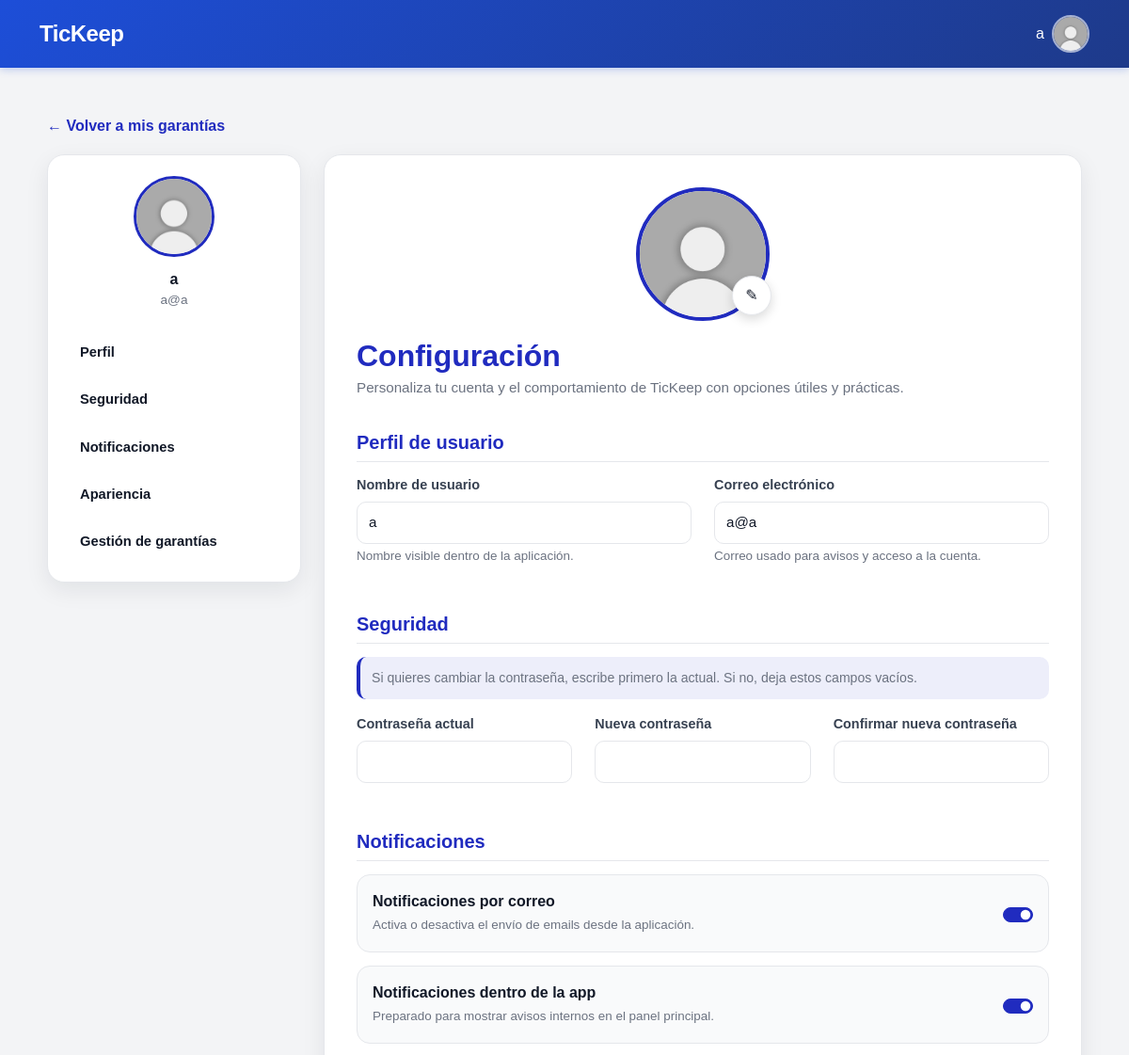
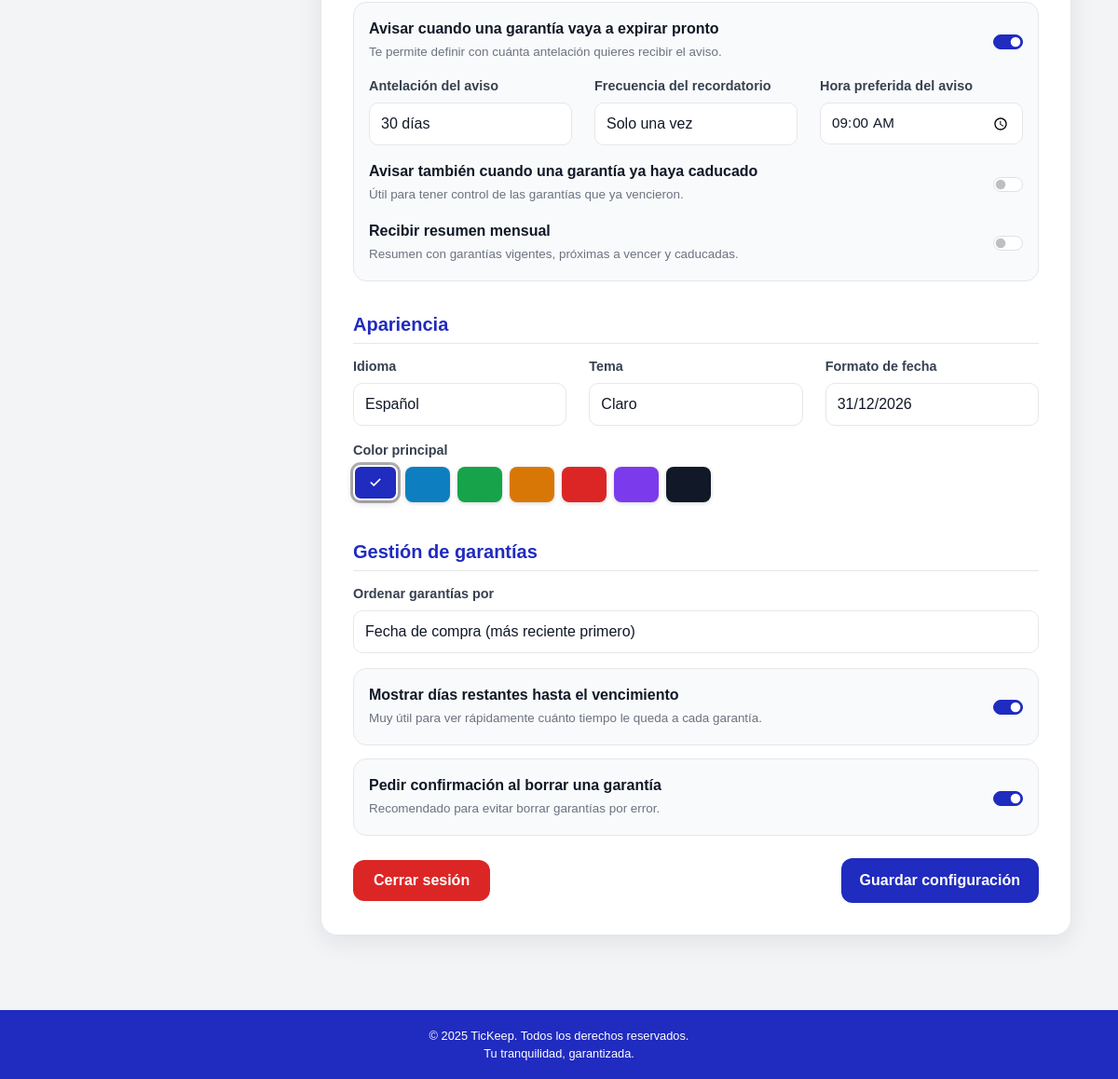
The page /configuracion.php (signed in) on the database its author committed (2 pictures, top to bottom).
### tables this page shows
CREATE TABLE `opciones_configuracion` (
  `id_usuario` int(11) NOT NULL,
  `foto_perfil` varchar(255) DEFAULT NULL,
  `idioma` varchar(20) DEFAULT 'Español',
  `tema` varchar(20) DEFAULT 'claro',
  `notificaciones_email` tinyint(1) DEFAULT 1,
  `aviso_vencimiento` tinyint(1) DEFAULT 1,
  `notificaciones_app` tinyint(1) DEFAULT 1,
  `dias_aviso` int(11) DEFAULT 30,
  `frecuencia_recordatorio` varchar(20) DEFAULT 'una_vez',
  `hora_recordatorio` varchar(5) DEFAULT '09:00',
  `notificar_caducadas` tinyint(1) DEFAULT 0,
  `resumen_mensual` tinyint(1) DEFAULT 0,
  `color_acento` varchar(20) DEFAULT '#202bbf',
  `formato_fecha` varchar(20) DEFAULT 'd/m/Y',
  `animaciones_ui` tinyint(1) DEFAULT 1,
  `orden_garantias` varchar(30) DEFAULT 'fecha_compra_desc',
  `mostrar_dias_restantes` tinyint(1) DEFAULT 1,
  `confirmar_eliminacion` tinyint(1) DEFAULT 1,
  `modo_compacto` tinyint(1) DEFAULT 0
);

CREATE TABLE `usuarios` (
  `id_usuario` int(11) NOT NULL,
  `nombre` varchar(100) NOT NULL,
  `contrasena` varchar(255) NOT NULL,
  `email` varchar(150) NOT NULL,
  `fecha_registro` timestamp NOT NULL DEFAULT current_timestamp(),
  `email_verificado` tinyint(1) NOT NULL DEFAULT 0
);

### configuracion.php (the view, shortened to what the rows shown need)
<?php
require 'config/bd.php';
require 'includes/preferencias_usuario.php';
$id_usuario = $_SESSION['id_usuario'];
function valor($array, $clave, $defecto = '')
{
    return isset($array[$clave]) && $array[$clave] !== null ? $array[$clave] : $defecto;
}
function rutaFotoPerfil($fotoPerfil)
{
    $default = 'assets/img/default-avatar.png';
    if (empty($fotoPerfil)) {
        return $default;
    }
    return $default;
}
try {
    $sql = "SELECT
                u.nombre,
                u.email,
                u.contrasena,
                c.foto_perfil,
                c.notificaciones_email,
                c.notificaciones_app,
                c.aviso_vencimiento,
                c.dias_aviso,
                c.frecuencia_recordatorio,
                c.hora_recordatorio,
                c.notificar_caducadas,
                c.resumen_mensual,
                c.idioma,
                c.tema,
                c.color_acento,
                c.formato_fecha,
                c.animaciones_ui,
                c.orden_garantias,
                c.mostrar_dias_restantes,
                c.confirmar_eliminacion,
                c.modo_compacto
            FROM usuarios u
            LEFT JOIN opciones_configuracion c ON u.id_usuario = c.id_usuario
            WHERE u.id_usuario = :id";
    $stmt = $pdo->prepare($sql);
    $stmt->execute([':id' => $id_usuario]);
    $usuario = $stmt->fetch(PDO::FETCH_ASSOC);
} catch (PDOException $e) {
    die("Error: " . $e->getMessage());
}
$fotoPerfilActual = $usuario['foto_perfil'] ?? null;
$fotoPerfil = rutaFotoPerfil($fotoPerfilActual);
$temaActual = valor($usuario, 'tema', 'claro');
$notificacionesEmail = (int)valor($usuario, 'notificaciones_email', 1);
$notificacionesApp = (int)valor($usuario, 'notificaciones_app', 1);
$avisoVencimiento = (int)valor($usuario, 'aviso_vencimiento', 1);
$diasAviso = (int)valor($usuario, 'dias_aviso', 30);
$frecuenciaRecordatorio = valor($usuario, 'frecuencia_recordatorio', 'una_vez');
$horaRecordatorio = valor($usuario, 'hora_recordatorio', '09:00');
$notificarCaducadas = (int)valor($usuario, 'notificar_caducadas', 0);
$resumenMensual = (int)valor($usuario, 'resumen_mensual', 0);
$idiomaActual = valor($usuario, 'idioma', 'Español');
$formatoFechaActual = valor($usuario, 'formato_fecha', 'd/m/Y');
$ordenGarantias = valor($usuario, 'orden_garantias', 'fecha_compra_desc');
$mostrarDiasRestantes = (int)valor($usuario, 'mostrar_dias_restantes', 1);
$confirmarEliminacion = (int)valor($usuario, 'confirmar_eliminacion', 1);
?>
<!DOCTYPE html>
<html lang="<?= $preferencias['idioma'] === 'Inglés' ? 'en' : 'es' ?>"
    data-theme="<?= htmlspecialchars($preferencias['tema']) ?>"
    data-animations="<?= (int)$preferencias['animaciones_ui'] ?>">
<head>
    <link href="https://cdn.jsdelivr.net/npm/bootstrap@5.3.3/dist/css/bootstrap.min.css" rel="stylesheet">
    <link rel="stylesheet" href="assets/css/auth.css">
    <link rel="stylesheet" href="assets/css/preferencias.css">
</head>
<body>
    <main class="container">
        <div class="settings-shell">
            <div class="settings-layout">
                <aside class="settings-sidebar">
                    <div class="text-center">
                        <img src="<?= htmlspecialchars($fotoPerfil); ?>?v=<?= time(); ?>" class="sidebar-avatar" alt="Foto perfil">
                        <div class="sidebar-name"><?= htmlspecialchars($usuario['nombre']) ?></div>
                        <div class="sidebar-email"><?= htmlspecialchars($usuario['email']) ?></div>
                    </div>
                </aside>
                <section class="config-card">
                    <form method="POST" enctype="multipart/form-data">
                        <h2 class="page-title">Configuración</h2>
                        <div class="row">
                            <div class="col-md-6 mb-3">
                                <label class="form-label">Nombre de usuario</label>
                                <input type="text" name="nombre" class="form-control"
                                    value="<?= htmlspecialchars($usuario['nombre']) ?>" required>
                                <div class="setting-help">Nombre visible dentro de la aplicación.</div>
                            </div>
                            <div class="col-md-6 mb-3">
                                <label class="form-label">Correo electrónico</label>
                                <input type="email" name="email" class="form-control"
                                    value="<?= htmlspecialchars($usuario['email']) ?>" required>
                                <div class="setting-help">Correo usado para avisos y acceso a la cuenta.</div>
                            </div>
                        </div>
                        <div class="setting-box">
                            <div class="form-check form-switch d-flex justify-content-between align-items-center ps-0">
                                <div>
                                    <label class="form-check-label fw-bold" for="notificaciones_email">
                                    </label>
                                    <div class="setting-help">
                                    </div>
                                </div>
                                <input class="form-check-input ms-3" type="checkbox" id="notificaciones_email"
                                    name="notificaciones_email" <?= $notificacionesEmail ? 'checked' : '' ?>>
                            </div>
                        </div>
                        <div class="setting-box">
                            <div class="form-check form-switch d-flex justify-content-between align-items-center ps-0">
                                <div>
                                    <label class="form-check-label fw-bold" for="notificaciones_app">
                                    </label>
                                    <div class="setting-help">
                                    </div>
                                </div>
                                <input class="form-check-input ms-3" type="checkbox" id="notificaciones_app"
                                    name="notificaciones_app" <?= $notificacionesApp ? 'checked' : '' ?>>
                            </div>
                        </div>
                        <div class="setting-box" id="bloqueAvisos">
                            <div class="form-check form-switch d-flex justify-content-between align-items-center ps-0 mb-3">
                                <div>
                                    <label class="form-check-label fw-bold" for="aviso_vencimiento">
                                    </label>
                                    <div class="setting-help">
                                    </div>
                                </div>
                                <input class="form-check-input ms-3" type="checkbox" id="aviso_vencimiento"
                                    name="aviso_vencimiento" <?= $avisoVencimiento ? 'checked' : '' ?>>
                            </div>
                            <div class="row">
                                <div class="col-md-4 mb-3">
                                    <label class="form-label">Antelación del aviso</label>
                                    <select name="dias_aviso" id="dias_aviso" class="form-select">
                                        <option value="30" <?= $diasAviso === 30 ? 'selected' : '' ?>>30 días</option>
                                    </select>
                                </div>
                                <div class="col-md-4 mb-3">
                                    <label class="form-label">Frecuencia del recordatorio</label>
                                    <select name="frecuencia_recordatorio" id="frecuencia_recordatorio" class="form-select">
                                        <option value="una_vez" <?= $frecuenciaRecordatorio === 'una_vez' ? 'selected' : '' ?>>Solo una vez</option>
                                    </select>
                                </div>
                                <div class="col-md-4 mb-3">
                                    <label class="form-label">Hora preferida del aviso</label>
                                    <input type="time" name="hora_recordatorio" id="hora_recordatorio" class="form-control"
                                        value="<?= htmlspecialchars($horaRecordatorio) ?>">
                                </div>
                            </div>
                            <div class="form-check form-switch d-flex justify-content-between align-items-center ps-0 mb-3">
                                <div>
                                    <label class="form-check-label fw-bold" for="notificar_caducadas">
                                    </label>
                                    <div class="setting-help">
                                    </div>
                                </div>
                                <input class="form-check-input ms-3" type="checkbox" id="notificar_caducadas"
                                    name="notificar_caducadas" <?= $notificarCaducadas ? 'checked' : '' ?>>
                            </div>
                            <div class="form-check form-switch d-flex justify-content-between align-items-center ps-0">
                                <div>
                                    <label class="form-check-label fw-bold" for="resumen_mensual">
                                    </label>
                                    <div class="setting-help">
                                    </div>
                                </div>
                                <input class="form-check-input ms-3" type="checkbox" id="resumen_mensual"
                                    name="resumen_mensual" <?= $resumenMensual ? 'checked' : '' ?>>
                            </div>
                        </div>
                        <div class="row">
                            <div class="col-md-4 mb-3">
                                <label class="form-label">Idioma</label>
                                <select name="idioma" class="form-select">
                                    <option value="Español" <?= $idiomaActual === 'Español' ? 'selected' : '' ?>>Español</option>
                                </select>
                            </div>
                            <div class="col-md-4 mb-3">
                                <label class="form-label">Tema</label>
                                <select name="tema" id="tema" class="form-select">
                                    <option value="claro" <?= $temaActual === 'claro' ? 'selected' : '' ?>>Claro</option>
                                </select>
                            </div>
                            <div class="col-md-4 mb-3">
                                <label class="form-label">Formato de fecha</label>
                                <select name="formato_fecha" class="form-select">
                                    <option value="d/m/Y" <?= $formatoFechaActual === 'd/m/Y' ? 'selected' : '' ?>>31/12/2026</option>
                                </select>
                            </div>
                        </div>
                        <div class="mb-3">
                            <label class="form-label">Ordenar garantías por</label>
                            <select name="orden_garantias" class="form-select">
                                <option value="fecha_compra_desc" <?= $ordenGarantias === 'fecha_compra_desc' ? 'selected' : '' ?>>Fecha de compra (más reciente primero)</option>
                            </select>
                        </div>
                        <div class="setting-box">
                            <div class="form-check form-switch d-flex justify-content-between align-items-center ps-0">
                                <div>
                                    <label class="form-check-label fw-bold" for="mostrar_dias_restantes">
                                    </label>
                                    <div class="setting-help">
                                    </div>
                                </div>
                                <input class="form-check-input ms-3" type="checkbox" id="mostrar_dias_restantes"
                                    name="mostrar_dias_restantes" <?= $mostrarDiasRestantes ? 'checked' : '' ?>>
                            </div>
                        </div>
                        <div class="setting-box">
                            <div class="form-check form-switch d-flex justify-content-between align-items-center ps-0">
                                <div>
                                    <label class="form-check-label fw-bold" for="confirmar_eliminacion">
                                    </label>
                                    <div class="setting-help">
                                    </div>
                                </div>
                                <input class="form-check-input ms-3" type="checkbox" id="confirmar_eliminacion"
                                    name="confirmar_eliminacion" <?= $confirmarEliminacion ? 'checked' : '' ?>>
                            </div>
                        </div>
                    </form>
                </section>
            </div>
        </div>
    </main>
</body>
</html>

### rows shown on the page
opciones_configuracion: id_usuario.nombre "a", id_usuario.email "a@a", nombre "a", email "a@a", notificaciones_email "☑", notificaciones_app "☑", aviso_vencimiento "☑", dias_aviso "30 días", frecuencia_recordatorio "Solo una vez", hora_recordatorio "09:00", idioma "Español", tema "Claro", formato_fecha "31/12/2026", orden_garantias "Fecha de compra (más reciente primero)", mostrar_dias_restantes "☑", confirmar_eliminacion "☑"

### other values the page prints
$_SESSION['nombre'] "a"
